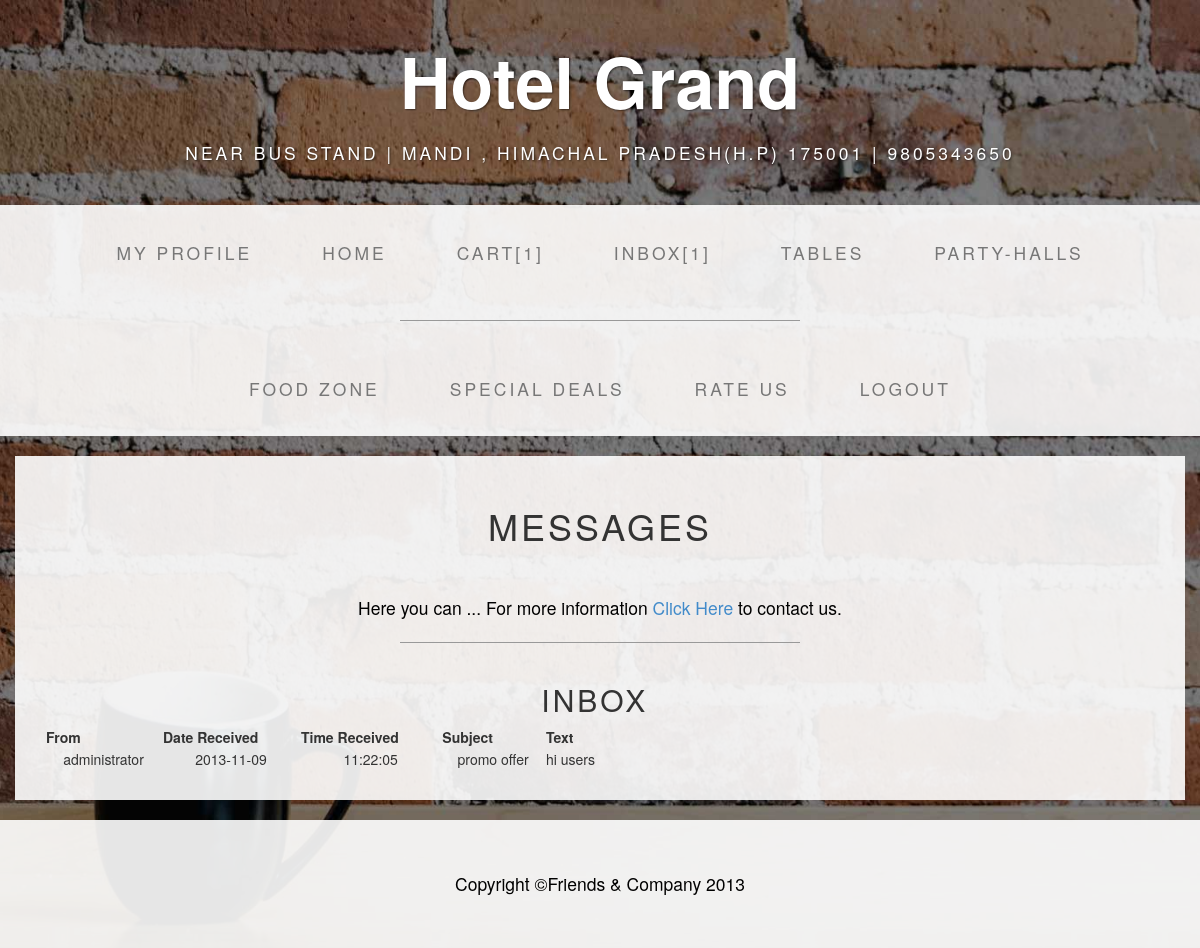
/canteen/inbox.php (signed in), run on the app's committed database.
### tables this page shows
CREATE TABLE IF NOT EXISTS `messages` (
  `message_id` int(15) NOT NULL AUTO_INCREMENT,
  `message_from` varchar(25) NOT NULL,
  `message_date` date NOT NULL,
  `message_time` time NOT NULL,
  `message_subject` text NOT NULL,
  `message_text` text NOT NULL,
  PRIMARY KEY (`message_id`)
);

### canteen/inbox.php (the view, shortened to what this page needs)
<?php
$memberId=$_SESSION['SESS_MEMBER_ID'];
?>
<?php
    $flag_0 = 0;
    $items=mysql_query("SELECT * FROM cart_details WHERE member_id='$memberId' AND flag='$flag_0'")
    or die("Something is wrong ... \n" . mysql_error());
    $num_items = mysql_num_rows($items);
?>
<?php
    $messages=mysql_query("SELECT * FROM messages")
    or die("Something is wrong ... \n" . mysql_error());
    $num_messages = mysql_num_rows($messages);
?>
<!DOCTYPE html>
<html lang="en">
  <head>
    <link href="css/css1.css" rel="stylesheet">
    <link href="css/css2.css" rel="stylesheet">
  </head>
  <body>
    <div class="brand">Hotel Grand</div>
    <div class="address-bar">near bus stand |  Mandi , Himachal Pradesh(H.P) 175001 | 9805343650</div>
    <nav class="navbar navbar-default" role="navigation">
      <div class="container">
        <div class="collapse navbar-collapse navbar-ex1-collapse">
          <ul class="nav navbar-nav">
             <li><a href="member-profile.php">My Profile</a></li>
             <li><a href="member-index.php">Home</a></li>
            <li><a href="cart.php">Cart[<?php echo $num_items;?>]</a></li>
            <li><a href="inbox.php">Inbox[<?php echo $num_messages;?>]</a></li>
            <li><a href="tables.php">Tables</a></li>
            <li><a href="partyhalls.php">Party-Halls</a></li>
          </ul>
          <hr>
          <ul class="nav navbar-nav">
            <li><a href="login-foodzone.php">Food Zone</a></li>
            <li><a href="login-specialdeals.php">Special Deals</a></li>
            <li><a href="ratings.php">Rate Us</a></li>
            <li><a href="logout.php">Logout</a></li>
          </ul>
        </div>
      </div>
    </nav>
    <div class="container">
            <div class="row">
        <div class="box">
          <div class="col-lg-12 text-center">
            <div id="carousel-example-generic" class="carousel slide">
<div id="center">
  <div>
<h1>MESSAGES</h1>
<p>&nbsp;</p>
<p>Here you can ... For more information <a href="login-contactus.php">Click Here</a> to contact us.
<hr>
<table width="850" style="text-align:center;">
<CAPTION><h2>&nbsp;&nbsp;&nbsp;&nbsp;&nbsp;&nbsp;&nbsp;&nbsp;&nbsp;&nbsp;&nbsp;&nbsp;&nbsp;&nbsp;&nbsp;&nbsp;&nbsp;&nbsp;&nbsp;&nbsp;&nbsp;&nbsp;INBOX</h2></CAPTION>
<tr>
<th>From</th>
<th>Date Received</th>
<th>Time Received</th>
<th>Subject</th>
<th>Text</th>
</tr>
<?php
while ($row=mysql_fetch_array($messages)){
echo "<tr>";
echo "<td>" . $row['message_from']."</td>";
echo "<td>" . $row['message_date']."</td>";
echo "<td>" . $row['message_time']."</td>";
echo "<td>" . $row['message_subject']."</td>";
echo "<td width='350' align='left'>" . $row['message_text']."</td>";
echo "</tr>";
}
?>
</table>
</div>
</div>
</div>
</div>
</div>
</div>
</div>
    <footer>
      <div class="container">
        <div class="row">
          <div class="col-lg-12 text-center">
            <p>Copyright &copy;Friends &  Company 2013</p>
          </div>
        </div>
      </div>
    </footer>
  </body>
</html>

### canteen/css/css2.css (style rules this page uses)
body { background: url(../img/bg.jpg) no-repeat center center fixed; -webkit-background-size: cover; -moz-background-size: cover; -o-background-size: cover; background-size: cover; }
h1, h2, h3, h4, h5, h6 { text-transform: uppercase; letter-spacing: 3px; font-weight: 400; }
p { font-size: 1.25em; line-height: 1.6; color: #000; }
hr { border-color: #999999; max-width: 400px; }
.brand, .address-bar { display: none; }
.navbar-nav { text-transform: uppercase; letter-spacing: 3px; font-weight: 400; }
.box { background: #fff; background: rgba(255,255,255,0.9); margin-bottom: 20px; padding: 30px 15px; }
footer { background: #fff; background: rgba(255,255,255,0.9); }
footer p { margin: 0; padding: 50px 0; }
@media screen and (min-width: 768px) { .brand { display: inherit; font-weight: 700; font-size: 5em; line-height: normal; text-align: center; margin: 0; padding: 30px 0 10px; color: #fff; text-shadow: 1px 1px 2px rgba(0, 0, 0, 0.5); } }
@media screen and (min-width: 768px) { .address-bar { display: inherit; text-align: center; margin: 0; padding: 0 0 40px; font-size: 1.25em; text-transform: uppercase; letter-spacing: 3px; font-weight: 400; color: #fff; text-shadow: 1px 1px 2px rgba(0, 0, 0, 0.5); } }
@media screen and (min-width: 768px) { .navbar { border-radius: 0; } }
@media screen and (min-width: 768px) { .navbar { min-height: 0; } }
@media screen and (min-width: 768px) { .navbar-default { background: #fff; background: rgba(255,255,255,0.9); border: none; } }
@media screen and (min-width: 768px) { .nav>li>a { padding: 35px; } }
@media screen and (min-width: 768px) { .navbar-nav>li>a { line-height: normal; } }
@media screen and (min-width: 768px) { .navbar-nav { float: none; margin: 0 auto; display: table; table-layout: fixed; font-size: 1.25em; } }

### data on the page
messages: message_from "administrator", message_date "2013-11-09", message_time "11:22:05", message_subject "promo offer", message_text "hi users"

### other printed values
$num_items "1"
$num_messages "1"
